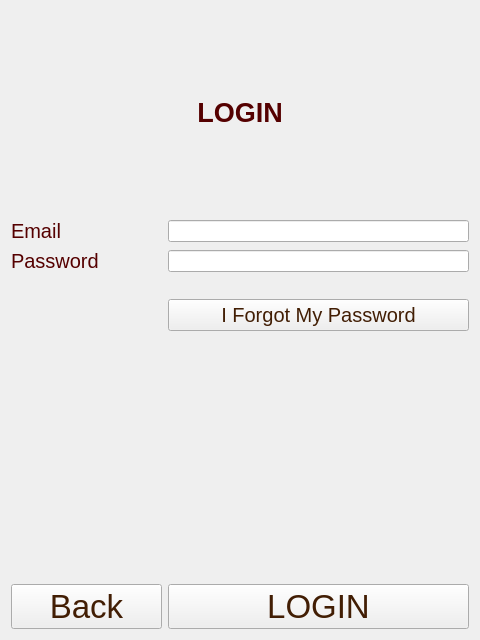
<?xml version="1.0" encoding="UTF-8"?>
<ui version="4.0">
 <class>Login</class>
 <widget class="QWidget" name="Login">
  <property name="geometry">
   <rect>
    <x>0</x>
    <y>0</y>
    <width>480</width>
    <height>640</height>
   </rect>
  </property>
  <property name="windowTitle">
   <string>Form</string>
  </property>
  <property name="styleSheet">
   <string notr="true">background-image: url(:/game/jackpots/jackpots/woodBG2.jpg);</string>
  </property>
  <layout class="QGridLayout" name="gridLayout">
   <item row="2" column="0">
    <widget class="QLabel" name="label_5">
     <property name="font">
      <font>
       <pointsize>15</pointsize>
      </font>
     </property>
     <property name="styleSheet">
      <string notr="true">color: rgb(85, 0, 0);</string>
     </property>
     <property name="text">
      <string>Password</string>
     </property>
    </widget>
   </item>
   <item row="1" column="1" colspan="2">
    <widget class="QLineEdit" name="email">
     <property name="styleSheet">
      <string notr="true">color: rgb(66, 30, 4);</string>
     </property>
    </widget>
   </item>
   <item row="5" column="0" colspan="3">
    <widget class="QLabel" name="response">
     <property name="font">
      <font>
       <pointsize>20</pointsize>
      </font>
     </property>
     <property name="text">
      <string/>
     </property>
     <property name="alignment">
      <set>Qt::AlignCenter</set>
     </property>
    </widget>
   </item>
   <item row="7" column="0">
    <widget class="QPushButton" name="backB">
     <property name="font">
      <font>
       <pointsize>25</pointsize>
       <weight>50</weight>
       <bold>false</bold>
      </font>
     </property>
     <property name="styleSheet">
      <string notr="true">color: rgb(66, 30, 4);</string>
     </property>
     <property name="text">
      <string>Back</string>
     </property>
     <property name="icon">
      <iconset resource="resources.qrc">
       <normaloff>:/buttons/icons/icons/back.png</normaloff>:/buttons/icons/icons/back.png</iconset>
     </property>
     <property name="iconSize">
      <size>
       <width>40</width>
       <height>40</height>
      </size>
     </property>
    </widget>
   </item>
   <item row="1" column="0">
    <widget class="QLabel" name="label_4">
     <property name="font">
      <font>
       <pointsize>15</pointsize>
      </font>
     </property>
     <property name="styleSheet">
      <string notr="true">color: rgb(85, 0, 0);</string>
     </property>
     <property name="text">
      <string>Email</string>
     </property>
    </widget>
   </item>
   <item row="2" column="1" colspan="2">
    <widget class="QLineEdit" name="password">
     <property name="styleSheet">
      <string notr="true">color: rgb(66, 30, 4);</string>
     </property>
     <property name="echoMode">
      <enum>QLineEdit::Password</enum>
     </property>
    </widget>
   </item>
   <item row="6" column="0" colspan="3">
    <spacer name="verticalSpacer">
     <property name="orientation">
      <enum>Qt::Vertical</enum>
     </property>
     <property name="sizeType">
      <enum>QSizePolicy::Ignored</enum>
     </property>
     <property name="sizeHint" stdset="0">
      <size>
       <width>20</width>
       <height>40</height>
      </size>
     </property>
    </spacer>
   </item>
   <item row="7" column="1" colspan="2">
    <widget class="QPushButton" name="login">
     <property name="font">
      <font>
       <pointsize>25</pointsize>
       <weight>50</weight>
       <bold>false</bold>
      </font>
     </property>
     <property name="styleSheet">
      <string notr="true">color: rgb(66, 30, 4);</string>
     </property>
     <property name="text">
      <string>LOGIN</string>
     </property>
     <property name="icon">
      <iconset resource="resources.qrc">
       <normaloff>:/buttons/icons/icons/login.png</normaloff>:/buttons/icons/icons/login.png</iconset>
     </property>
     <property name="iconSize">
      <size>
       <width>40</width>
       <height>40</height>
      </size>
     </property>
    </widget>
   </item>
   <item row="0" column="0" colspan="3">
    <widget class="QLabel" name="label">
     <property name="font">
      <font>
       <pointsize>20</pointsize>
       <weight>75</weight>
       <bold>true</bold>
      </font>
     </property>
     <property name="styleSheet">
      <string notr="true">color: rgb(85, 0, 0);</string>
     </property>
     <property name="text">
      <string>LOGIN</string>
     </property>
     <property name="alignment">
      <set>Qt::AlignCenter</set>
     </property>
    </widget>
   </item>
   <item row="3" column="0" colspan="3">
    <spacer name="verticalSpacer_2">
     <property name="orientation">
      <enum>Qt::Vertical</enum>
     </property>
     <property name="sizeType">
      <enum>QSizePolicy::Maximum</enum>
     </property>
     <property name="sizeHint" stdset="0">
      <size>
       <width>20</width>
       <height>20</height>
      </size>
     </property>
    </spacer>
   </item>
   <item row="4" column="1" colspan="2">
    <widget class="QPushButton" name="passwordForgetButton">
     <property name="font">
      <font>
       <pointsize>15</pointsize>
      </font>
     </property>
     <property name="styleSheet">
      <string notr="true">color: rgb(66, 30, 4);</string>
     </property>
     <property name="text">
      <string>I Forgot My Password</string>
     </property>
    </widget>
   </item>
  </layout>
 </widget>
 <resources>
  <include location="resources.qrc"/>
 </resources>
 <connections/>
</ui>
